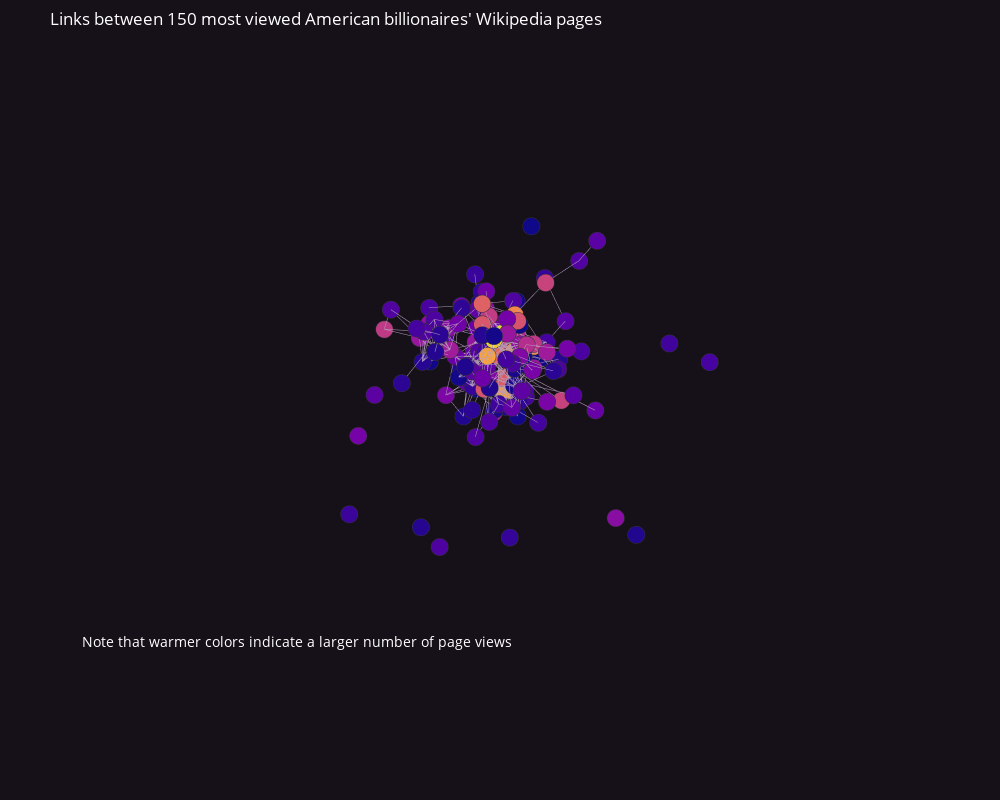

The notebook cell this image was saved under:
### Code cell
data=[trace1, trace2]
fig=go.Figure(data=data, layout=layout)

iplot(fig)

### Figure 1 — Plotly figure (JSON) as saved in the notebook; plotly's stock layout.template omitted (floating-point values rounded to 4 significant figures; data arrays with more than 128 entries replaced by an {"elided": "..."} marker saying what was removed)
{"data": [{"hoverinfo": "none", "line": {"color": "rgb(180,155,191)", "width": 1}, "mode": "lines", "type": "scatter3d", "x": {"elided": "2655 float values"}, "y": {"elided": "2655 float values"}, "z": {"elided": "2655 float values"}}, {"hoverinfo": "text", "marker": {"autocolorscale": true, "color": {"elided": "150 float values"}, "line": {"color": "rgb(50,50,50)", "width": 0.5}, "size": 6, "symbol": "circle"}, "mode": "markers", "name": "billionaires", "text": {"elided": "150 str values"}, "type": "scatter3d", "x": {"elided": "150 float values"}, "y": {"elided": "150 float values"}, "z": {"elided": "150 float values"}}], "layout": {"annotations": [{"font": {"color": "rgb(255,255,255)", "size": 14}, "showarrow": false, "text": "Note that warmer colors indicate a larger number of page views", "x": 0, "xanchor": "left", "xref": "paper", "y": 0.1, "yanchor": "bottom", "yref": "paper"}], "height": 800, "hovermode": "closest", "margin": {"t": 50}, "paper_bgcolor": "rgb(22,16,25)", "scene": {"bgcolor": "rgb(22,16,25)", "xaxis": {"showbackground": false, "showgrid": false, "showline": false, "showticklabels": false, "title": {"text": ""}, "zeroline": false}, "yaxis": {"showbackground": false, "showgrid": false, "showline": false, "showticklabels": false, "title": {"text": ""}, "zeroline": false}, "zaxis": {"showbackground": false, "showgrid": false, "showline": false, "showticklabels": false, "title": {"text": ""}, "zeroline": false}}, "showlegend": false, "title": {"font": {"color": "rgb(255,255,255)"}, "text": "Links between 150 most viewed American billionaires' Wikipedia pages"}, "width": 1000}}
